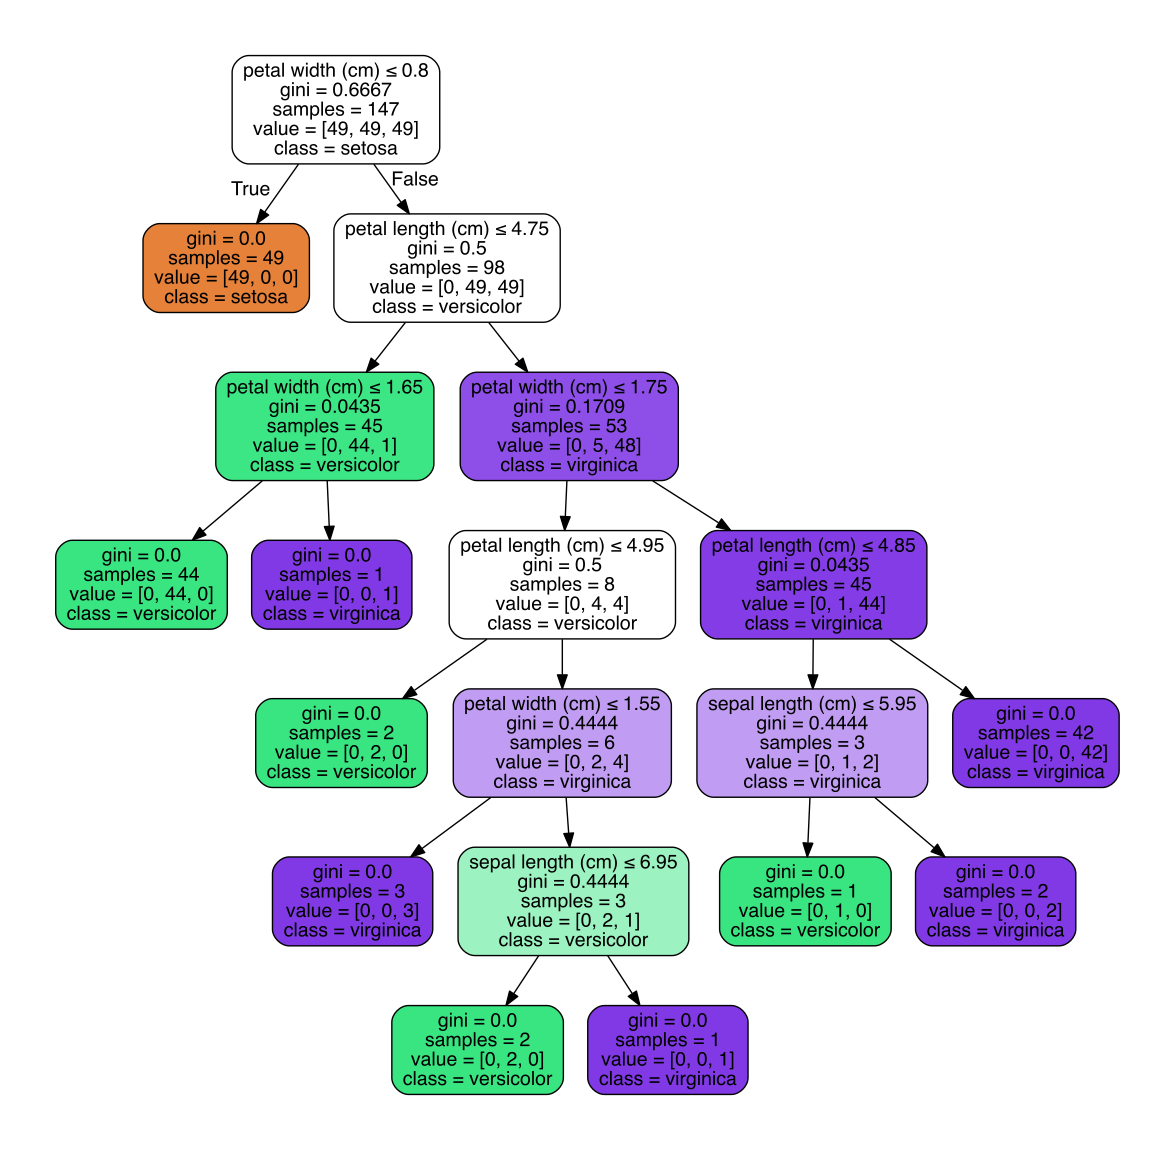

This chart was generated by the following Python code:
import random
from scipy.spatial import distance

def euc(a,b):
	return distance.euclidean(a,b)

class ScrappyKNN():
	def fit(self, X_train, y_train):
		self.X_train = X_train
		self.y_train = y_train

	def predict(self, X_test):
		predictions = []
		for row in X_test:
			label = self.closest(row)
			predictions.append(label)
		return predictions

	def closest(self, row):
		best_dist = euc(row, self.X_train[0])
		best_index = 0
		for i in range (1, len(self.X_train)):
			dist = euc(row, self.X_train[i])
			if dist < best_dist:
				best_dist = dist
				best_index = i
		return self.y_train[best_index]



from sklearn import datasets, svm
iris = datasets.load_iris()

X = iris.data
y = iris.target

from sklearn.cross_validation import train_test_split
X_train, X_test, y_train, y_test = train_test_split(X, y, test_size = .02)

## Decision Tree
from sklearn import tree
my_classifier = tree.DecisionTreeClassifier()

## Nearest K-Neighbors
#from sklearn.neighbors import KNeighborsClassifier
#my_classifier = ScrappyKNN()

my_classifier.fit(X_train, y_train)

predictions = my_classifier.predict([[6.9,2.4,1.6,1.6],[7.4,3.5,2.8,2.5], [6.3,3.4,2.9,3.4]])
print predictions


import pydotplus
dot_data = tree.export_graphviz(my_classifier, out_file=None,
                         feature_names=iris.feature_names,
                         class_names=iris.target_names,
                         filled=True, rounded=True,
                         special_characters=True)
graph = pydotplus.graph_from_dot_data(dot_data)
graph.write_pdf("pipeline.pdf")

from sklearn.metrics import accuracy_score

#print "  "
#print "Our Accuracy is : "
print accuracy_score(y_test, predictions)
#print predict
